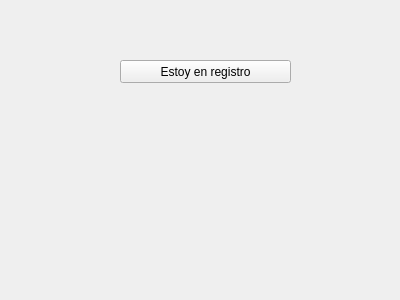
<?xml version="1.0" encoding="UTF-8"?>
<ui version="4.0">
 <class>registro</class>
 <widget class="QWidget" name="registro">
  <property name="geometry">
   <rect>
    <x>0</x>
    <y>0</y>
    <width>400</width>
    <height>300</height>
   </rect>
  </property>
  <property name="windowTitle">
   <string>Form</string>
  </property>
  <widget class="QPushButton" name="pushButton">
   <property name="geometry">
    <rect>
     <x>120</x>
     <y>60</y>
     <width>171</width>
     <height>23</height>
    </rect>
   </property>
   <property name="text">
    <string>Estoy en registro</string>
   </property>
  </widget>
 </widget>
 <resources/>
 <connections/>
</ui>
